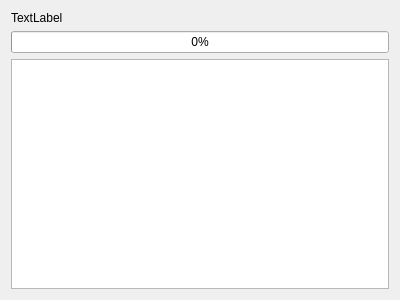
<?xml version="1.0" encoding="UTF-8"?>
<ui version="4.0">
 <class>WorkerThread</class>
 <widget class="QWidget" name="WorkerThread">
  <property name="geometry">
   <rect>
    <x>0</x>
    <y>0</y>
    <width>400</width>
    <height>300</height>
   </rect>
  </property>
  <property name="windowTitle">
   <string>Form</string>
  </property>
  <layout class="QVBoxLayout" name="verticalLayout">
   <item>
    <widget class="QLabel" name="lTitle">
     <property name="text">
      <string>TextLabel</string>
     </property>
    </widget>
   </item>
   <item>
    <widget class="QProgressBar" name="progressBar">
     <property name="value">
      <number>0</number>
     </property>
    </widget>
   </item>
   <item>
    <widget class="QPlainTextEdit" name="plainTextEdit"/>
   </item>
  </layout>
 </widget>
 <resources/>
 <connections/>
</ui>
